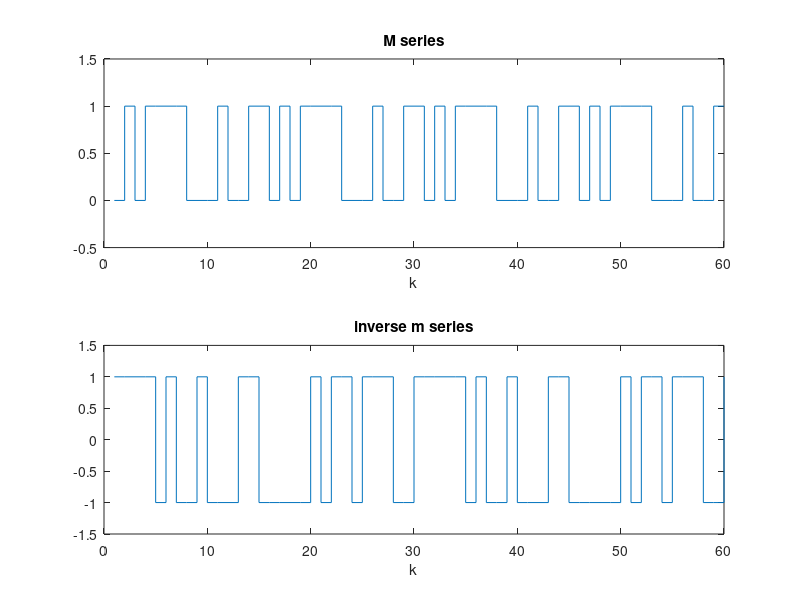

MATLAB code for this plot:
clear all;
close all;
% signal length
L=60;
%initial value of m series
x1=1;x2=1;x3=0;x4=0;
%square wave signal
S=1;
M=zeros(L,1);
u=zeros(L,1);
% M series : x(k)=x(k-3) xor x (k-4)
% IM(k) = M(k) xor S(k);
for k=1:L
    M(k) = xor(x3,x4);
    u(k) = xor(M(k),S);
    if u(k)==0
        u(k)=-1;
    end
    x4=x3;x3=x2;x2=x1;x1=M(k);
    S=not(S);
end
subplot(2,1,1)
% plot(M);
stairs(M);
axis([0 L -0.5 1.5]);
xlabel('k');title('M series');
subplot(2,1,2)
% plot(u);
stairs(u);
xlabel('k');title('inverse m series');
axis([0 L -1.5 1.5]);